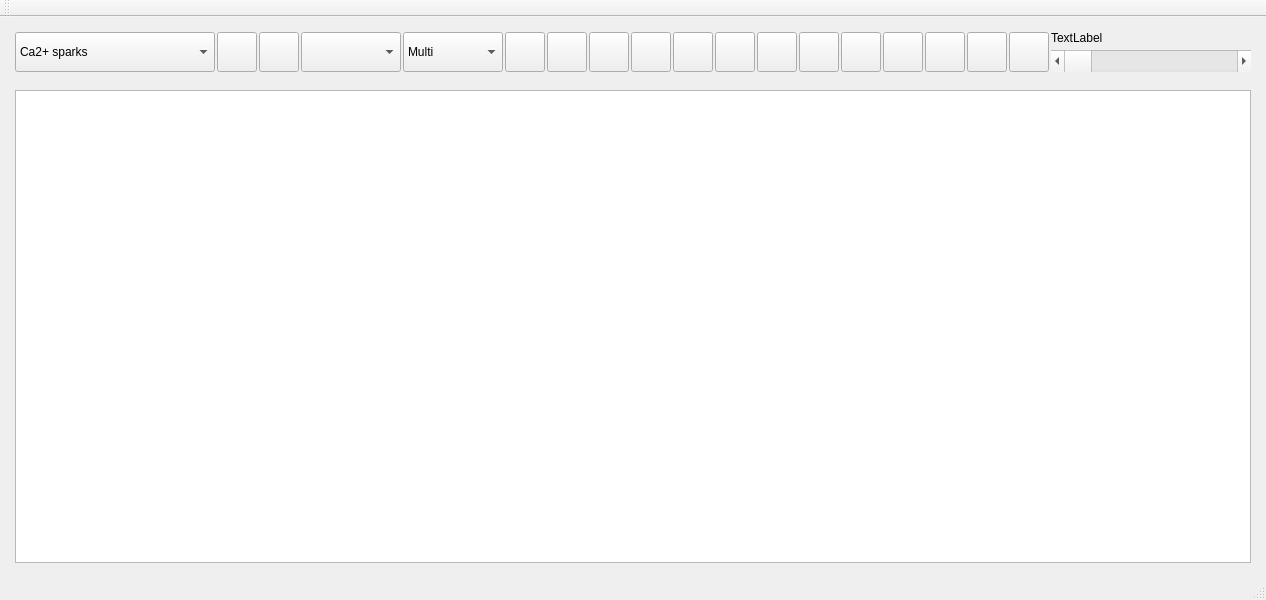
<?xml version="1.0" encoding="UTF-8"?>
<ui version="4.0">
 <class>MainWindow</class>
 <widget class="QMainWindow" name="MainWindow">
  <property name="geometry">
   <rect>
    <x>0</x>
    <y>0</y>
    <width>1260</width>
    <height>600</height>
   </rect>
  </property>
  <property name="windowTitle">
   <string>MainWindow</string>
  </property>
  <widget class="QWidget" name="centralwidget">
   <layout class="QVBoxLayout" name="verticalLayout">
    <item>
     <widget class="QWidget" name="widget" native="true">
      <property name="minimumSize">
       <size>
        <width>0</width>
        <height>52</height>
       </size>
      </property>
      <property name="maximumSize">
       <size>
        <width>16777215</width>
        <height>52</height>
       </size>
      </property>
      <layout class="QHBoxLayout" name="horizontalLayout">
       <property name="spacing">
        <number>0</number>
       </property>
       <property name="leftMargin">
        <number>6</number>
       </property>
       <property name="topMargin">
        <number>6</number>
       </property>
       <property name="rightMargin">
        <number>6</number>
       </property>
       <property name="bottomMargin">
        <number>6</number>
       </property>
       <item>
        <widget class="QWidget" name="widget_3" native="true">
         <layout class="QHBoxLayout" name="horizontalLayout_2">
          <property name="spacing">
           <number>2</number>
          </property>
          <property name="leftMargin">
           <number>0</number>
          </property>
          <property name="topMargin">
           <number>0</number>
          </property>
          <property name="rightMargin">
           <number>0</number>
          </property>
          <property name="bottomMargin">
           <number>0</number>
          </property>
          <item>
           <widget class="QComboBox" name="comboBox">
            <property name="minimumSize">
             <size>
              <width>200</width>
              <height>40</height>
             </size>
            </property>
            <property name="maximumSize">
             <size>
              <width>200</width>
              <height>40</height>
             </size>
            </property>
            <item>
             <property name="text">
              <string>Ca2+ sparks</string>
             </property>
            </item>
            <item>
             <property name="text">
              <string>Ca2+ blinks</string>
             </property>
            </item>
            <item>
             <property name="text">
              <string>Ca2+ sparks/blinks</string>
             </property>
            </item>
            <item>
             <property name="text">
              <string>Ca2+ translents</string>
             </property>
            </item>
           </widget>
          </item>
          <item>
           <widget class="QToolButton" name="toolButton">
            <property name="minimumSize">
             <size>
              <width>40</width>
              <height>40</height>
             </size>
            </property>
            <property name="maximumSize">
             <size>
              <width>40</width>
              <height>40</height>
             </size>
            </property>
            <property name="styleSheet">
             <string notr="true">background-image: url(:/analyzer/images/prev_file.bmp);
background-repeat: no-repeat;</string>
            </property>
            <property name="text">
             <string/>
            </property>
           </widget>
          </item>
          <item>
           <widget class="QToolButton" name="toolButton_2">
            <property name="minimumSize">
             <size>
              <width>40</width>
              <height>40</height>
             </size>
            </property>
            <property name="maximumSize">
             <size>
              <width>40</width>
              <height>40</height>
             </size>
            </property>
            <property name="styleSheet">
             <string notr="true">background-image: url(:/analyzer/images/next_file.bmp);</string>
            </property>
            <property name="text">
             <string/>
            </property>
           </widget>
          </item>
          <item>
           <widget class="QComboBox" name="comboBox_2">
            <property name="minimumSize">
             <size>
              <width>100</width>
              <height>40</height>
             </size>
            </property>
            <property name="maximumSize">
             <size>
              <width>100</width>
              <height>40</height>
             </size>
            </property>
           </widget>
          </item>
          <item>
           <widget class="QComboBox" name="comboBox_3">
            <property name="minimumSize">
             <size>
              <width>100</width>
              <height>40</height>
             </size>
            </property>
            <property name="maximumSize">
             <size>
              <width>100</width>
              <height>40</height>
             </size>
            </property>
            <item>
             <property name="text">
              <string>Multi</string>
             </property>
            </item>
            <item>
             <property name="text">
              <string>Red</string>
             </property>
            </item>
            <item>
             <property name="text">
              <string>Green</string>
             </property>
            </item>
            <item>
             <property name="text">
              <string>Blue</string>
             </property>
            </item>
            <item>
             <property name="text">
              <string>Yellow</string>
             </property>
            </item>
            <item>
             <property name="text">
              <string>Purple</string>
             </property>
            </item>
            <item>
             <property name="text">
              <string>Cyan</string>
             </property>
            </item>
            <item>
             <property name="text">
              <string>White</string>
             </property>
            </item>
           </widget>
          </item>
          <item>
           <widget class="QToolButton" name="toolButton_3">
            <property name="minimumSize">
             <size>
              <width>40</width>
              <height>40</height>
             </size>
            </property>
            <property name="maximumSize">
             <size>
              <width>40</width>
              <height>40</height>
             </size>
            </property>
            <property name="styleSheet">
             <string notr="true">background-image: url(:/analyzer/images/raw_image.bmp);</string>
            </property>
            <property name="text">
             <string/>
            </property>
           </widget>
          </item>
          <item>
           <widget class="QToolButton" name="toolButton_4">
            <property name="minimumSize">
             <size>
              <width>40</width>
              <height>40</height>
             </size>
            </property>
            <property name="maximumSize">
             <size>
              <width>40</width>
              <height>40</height>
             </size>
            </property>
            <property name="toolTip">
             <string>&lt;html&gt;&lt;head/&gt;&lt;body&gt;&lt;p&gt;Actual Size&lt;/p&gt;&lt;/body&gt;&lt;/html&gt;</string>
            </property>
            <property name="styleSheet">
             <string notr="true">background-image: url(:/analyzer/images/actual_size.bmp);</string>
            </property>
            <property name="text">
             <string/>
            </property>
           </widget>
          </item>
          <item>
           <widget class="QToolButton" name="toolButton_5">
            <property name="minimumSize">
             <size>
              <width>40</width>
              <height>40</height>
             </size>
            </property>
            <property name="maximumSize">
             <size>
              <width>40</width>
              <height>40</height>
             </size>
            </property>
            <property name="toolTip">
             <string>&lt;html&gt;&lt;head/&gt;&lt;body&gt;&lt;p&gt;Analyze&lt;/p&gt;&lt;/body&gt;&lt;/html&gt;</string>
            </property>
            <property name="styleSheet">
             <string notr="true">background-image: url(:/analyzer/images/play.bmp);</string>
            </property>
            <property name="text">
             <string/>
            </property>
           </widget>
          </item>
          <item>
           <widget class="QToolButton" name="toolButton_6">
            <property name="minimumSize">
             <size>
              <width>40</width>
              <height>40</height>
             </size>
            </property>
            <property name="maximumSize">
             <size>
              <width>40</width>
              <height>40</height>
             </size>
            </property>
            <property name="toolTip">
             <string>&lt;html&gt;&lt;head/&gt;&lt;body&gt;&lt;p&gt;Set Configration&lt;/p&gt;&lt;/body&gt;&lt;/html&gt;</string>
            </property>
            <property name="styleSheet">
             <string notr="true">background-image: url(:/analyzer/images/option.bmp);</string>
            </property>
            <property name="text">
             <string/>
            </property>
           </widget>
          </item>
          <item>
           <widget class="QToolButton" name="toolButton_7">
            <property name="minimumSize">
             <size>
              <width>40</width>
              <height>40</height>
             </size>
            </property>
            <property name="maximumSize">
             <size>
              <width>40</width>
              <height>40</height>
             </size>
            </property>
            <property name="toolTip">
             <string>&lt;html&gt;&lt;head/&gt;&lt;body&gt;&lt;p&gt;Crop Image&lt;/p&gt;&lt;/body&gt;&lt;/html&gt;</string>
            </property>
            <property name="styleSheet">
             <string notr="true">background-image: url(:/analyzer/images/crop.bmp);</string>
            </property>
            <property name="text">
             <string/>
            </property>
           </widget>
          </item>
          <item>
           <widget class="QToolButton" name="toolButton_8">
            <property name="minimumSize">
             <size>
              <width>40</width>
              <height>40</height>
             </size>
            </property>
            <property name="maximumSize">
             <size>
              <width>40</width>
              <height>40</height>
             </size>
            </property>
            <property name="toolTip">
             <string>&lt;html&gt;&lt;head/&gt;&lt;body&gt;&lt;p&gt;Show Or Hide ROI&lt;/p&gt;&lt;/body&gt;&lt;/html&gt;</string>
            </property>
            <property name="styleSheet">
             <string notr="true">background-image: url(:/analyzer/images/show_roi.bmp);</string>
            </property>
            <property name="text">
             <string/>
            </property>
           </widget>
          </item>
          <item>
           <widget class="QToolButton" name="toolButton_9">
            <property name="minimumSize">
             <size>
              <width>40</width>
              <height>40</height>
             </size>
            </property>
            <property name="maximumSize">
             <size>
              <width>40</width>
              <height>40</height>
             </size>
            </property>
            <property name="toolTip">
             <string>&lt;html&gt;&lt;head/&gt;&lt;body&gt;&lt;p&gt;Show Or Hide ROI#&lt;/p&gt;&lt;/body&gt;&lt;/html&gt;</string>
            </property>
            <property name="styleSheet">
             <string notr="true">background-image: url(:/analyzer/images/show_label.bmp);</string>
            </property>
            <property name="text">
             <string/>
            </property>
           </widget>
          </item>
          <item>
           <widget class="QToolButton" name="toolButton_10">
            <property name="minimumSize">
             <size>
              <width>40</width>
              <height>40</height>
             </size>
            </property>
            <property name="maximumSize">
             <size>
              <width>40</width>
              <height>40</height>
             </size>
            </property>
            <property name="toolTip">
             <string>&lt;html&gt;&lt;head/&gt;&lt;body&gt;&lt;p&gt;Delete Current ROI&lt;/p&gt;&lt;/body&gt;&lt;/html&gt;</string>
            </property>
            <property name="styleSheet">
             <string notr="true">background-image: url(:/analyzer/images/delete.bmp);</string>
            </property>
            <property name="text">
             <string/>
            </property>
           </widget>
          </item>
          <item>
           <widget class="QToolButton" name="toolButton_11">
            <property name="minimumSize">
             <size>
              <width>40</width>
              <height>40</height>
             </size>
            </property>
            <property name="maximumSize">
             <size>
              <width>40</width>
              <height>40</height>
             </size>
            </property>
            <property name="toolTip">
             <string>&lt;html&gt;&lt;head/&gt;&lt;body&gt;&lt;p&gt;Delete All ROIs&lt;/p&gt;&lt;/body&gt;&lt;/html&gt;</string>
            </property>
            <property name="styleSheet">
             <string notr="true">background-image: url(:/analyzer/images/delete_all.bmp);</string>
            </property>
            <property name="text">
             <string/>
            </property>
           </widget>
          </item>
          <item>
           <widget class="QToolButton" name="toolButton_12">
            <property name="minimumSize">
             <size>
              <width>40</width>
              <height>40</height>
             </size>
            </property>
            <property name="maximumSize">
             <size>
              <width>40</width>
              <height>40</height>
             </size>
            </property>
            <property name="toolTip">
             <string>&lt;html&gt;&lt;head/&gt;&lt;body&gt;&lt;p&gt;Plot ROI Traces&lt;/p&gt;&lt;/body&gt;&lt;/html&gt;</string>
            </property>
            <property name="styleSheet">
             <string notr="true">background-image: url(:/analyzer/images/display_roi.bmp);</string>
            </property>
            <property name="text">
             <string/>
            </property>
           </widget>
          </item>
          <item>
           <widget class="QToolButton" name="toolButton_13">
            <property name="minimumSize">
             <size>
              <width>40</width>
              <height>40</height>
             </size>
            </property>
            <property name="maximumSize">
             <size>
              <width>40</width>
              <height>40</height>
             </size>
            </property>
            <property name="toolTip">
             <string>&lt;html&gt;&lt;head/&gt;&lt;body&gt;&lt;p&gt;Export Results&lt;/p&gt;&lt;/body&gt;&lt;/html&gt;</string>
            </property>
            <property name="styleSheet">
             <string notr="true">background-image: url(:/analyzer/images/export_roi.bmp);</string>
            </property>
            <property name="text">
             <string/>
            </property>
           </widget>
          </item>
          <item>
           <widget class="QToolButton" name="toolButton_14">
            <property name="minimumSize">
             <size>
              <width>40</width>
              <height>40</height>
             </size>
            </property>
            <property name="maximumSize">
             <size>
              <width>40</width>
              <height>40</height>
             </size>
            </property>
            <property name="toolTip">
             <string>&lt;html&gt;&lt;head/&gt;&lt;body&gt;&lt;p&gt;Export Time Traces&lt;/p&gt;&lt;/body&gt;&lt;/html&gt;</string>
            </property>
            <property name="styleSheet">
             <string notr="true">background-image: url(:/analyzer/images/extract_xt.bmp);</string>
            </property>
            <property name="text">
             <string/>
            </property>
           </widget>
          </item>
          <item>
           <widget class="QToolButton" name="toolButton_15">
            <property name="minimumSize">
             <size>
              <width>40</width>
              <height>40</height>
             </size>
            </property>
            <property name="maximumSize">
             <size>
              <width>40</width>
              <height>40</height>
             </size>
            </property>
            <property name="toolTip">
             <string>&lt;html&gt;&lt;head/&gt;&lt;body&gt;&lt;p&gt;File Information&lt;/p&gt;&lt;/body&gt;&lt;/html&gt;</string>
            </property>
            <property name="styleSheet">
             <string notr="true">background-image: url(:/analyzer/images/info.bmp);</string>
            </property>
            <property name="text">
             <string/>
            </property>
           </widget>
          </item>
         </layout>
        </widget>
       </item>
       <item>
        <widget class="QWidget" name="widget_4" native="true">
         <layout class="QVBoxLayout" name="verticalLayout_3">
          <property name="spacing">
           <number>6</number>
          </property>
          <property name="leftMargin">
           <number>2</number>
          </property>
          <property name="topMargin">
           <number>0</number>
          </property>
          <property name="rightMargin">
           <number>0</number>
          </property>
          <property name="bottomMargin">
           <number>0</number>
          </property>
          <item>
           <widget class="QLabel" name="label">
            <property name="minimumSize">
             <size>
              <width>200</width>
              <height>12</height>
             </size>
            </property>
            <property name="maximumSize">
             <size>
              <width>200</width>
              <height>12</height>
             </size>
            </property>
            <property name="text">
             <string>TextLabel</string>
            </property>
           </widget>
          </item>
          <item>
           <widget class="QScrollBar" name="horizontalScrollBar">
            <property name="minimumSize">
             <size>
              <width>200</width>
              <height>22</height>
             </size>
            </property>
            <property name="maximumSize">
             <size>
              <width>200</width>
              <height>22</height>
             </size>
            </property>
            <property name="orientation">
             <enum>Qt::Horizontal</enum>
            </property>
           </widget>
          </item>
         </layout>
        </widget>
       </item>
      </layout>
     </widget>
    </item>
    <item>
     <widget class="QWidget" name="widget_2" native="true">
      <layout class="QVBoxLayout" name="verticalLayout_2">
       <property name="spacing">
        <number>4</number>
       </property>
       <property name="leftMargin">
        <number>6</number>
       </property>
       <property name="topMargin">
        <number>6</number>
       </property>
       <property name="rightMargin">
        <number>6</number>
       </property>
       <property name="bottomMargin">
        <number>6</number>
       </property>
       <item>
        <widget class="QGraphicsView" name="graphicsView"/>
       </item>
      </layout>
     </widget>
    </item>
   </layout>
  </widget>
  <widget class="QStatusBar" name="statusBar"/>
  <widget class="QMenuBar" name="menuBar">
   <property name="geometry">
    <rect>
     <x>0</x>
     <y>0</y>
     <width>1260</width>
     <height>18</height>
    </rect>
   </property>
  </widget>
  <widget class="QToolBar" name="toolBar">
   <property name="windowTitle">
    <string>toolBar</string>
   </property>
   <attribute name="toolBarArea">
    <enum>TopToolBarArea</enum>
   </attribute>
   <attribute name="toolBarBreak">
    <bool>false</bool>
   </attribute>
  </widget>
  <action name="actionOpen">
   <property name="text">
    <string>Open</string>
   </property>
  </action>
 </widget>
 <resources>
  <include location="../images.qrc"/>
 </resources>
 <connections>
  <connection>
   <sender>comboBox_3</sender>
   <signal>currentIndexChanged(int)</signal>
   <receiver>MainWindow</receiver>
   <slot>change_channel_color()</slot>
   <hints>
    <hint type="sourcelabel">
     <x>492</x>
     <y>66</y>
    </hint>
    <hint type="destinationlabel">
     <x>5</x>
     <y>29</y>
    </hint>
   </hints>
  </connection>
 </connections>
 <slots>
  <slot>change_channel_color()</slot>
 </slots>
</ui>
